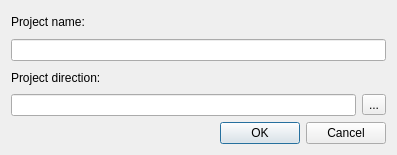
<?xml version="1.0" encoding="UTF-8"?>
<ui version="4.0">
 <class>NewProjectDialog</class>
 <widget class="QDialog" name="NewProjectDialog">
  <property name="geometry">
   <rect>
    <x>0</x>
    <y>0</y>
    <width>397</width>
    <height>155</height>
   </rect>
  </property>
  <property name="windowTitle">
   <string>Dialog</string>
  </property>
  <layout class="QVBoxLayout" name="verticalLayout">
   <item>
    <widget class="QLabel" name="label_2">
     <property name="maximumSize">
      <size>
       <width>16777215</width>
       <height>22</height>
      </size>
     </property>
     <property name="text">
      <string>Project name:</string>
     </property>
    </widget>
   </item>
   <item>
    <layout class="QHBoxLayout" name="horizontalLayout_2">
     <item>
      <widget class="QLineEdit" name="lineEdit_projectName"/>
     </item>
    </layout>
   </item>
   <item>
    <widget class="QLabel" name="label">
     <property name="maximumSize">
      <size>
       <width>16777215</width>
       <height>22</height>
      </size>
     </property>
     <property name="text">
      <string>Project direction:</string>
     </property>
    </widget>
   </item>
   <item>
    <layout class="QHBoxLayout" name="horizontalLayout">
     <property name="sizeConstraint">
      <enum>QLayout::SetDefaultConstraint</enum>
     </property>
     <item>
      <widget class="QLineEdit" name="lineEdit_projectDir"/>
     </item>
     <item>
      <widget class="QToolButton" name="toolButton">
       <property name="text">
        <string>...</string>
       </property>
      </widget>
     </item>
    </layout>
   </item>
   <item>
    <widget class="QDialogButtonBox" name="buttonBox">
     <property name="orientation">
      <enum>Qt::Horizontal</enum>
     </property>
     <property name="standardButtons">
      <set>QDialogButtonBox::Cancel|QDialogButtonBox::Ok</set>
     </property>
    </widget>
   </item>
  </layout>
 </widget>
 <resources/>
 <connections>
  <connection>
   <sender>buttonBox</sender>
   <signal>accepted()</signal>
   <receiver>NewProjectDialog</receiver>
   <slot>accept()</slot>
   <hints>
    <hint type="sourcelabel">
     <x>248</x>
     <y>254</y>
    </hint>
    <hint type="destinationlabel">
     <x>157</x>
     <y>274</y>
    </hint>
   </hints>
  </connection>
  <connection>
   <sender>buttonBox</sender>
   <signal>rejected()</signal>
   <receiver>NewProjectDialog</receiver>
   <slot>reject()</slot>
   <hints>
    <hint type="sourcelabel">
     <x>316</x>
     <y>260</y>
    </hint>
    <hint type="destinationlabel">
     <x>286</x>
     <y>274</y>
    </hint>
   </hints>
  </connection>
 </connections>
</ui>
